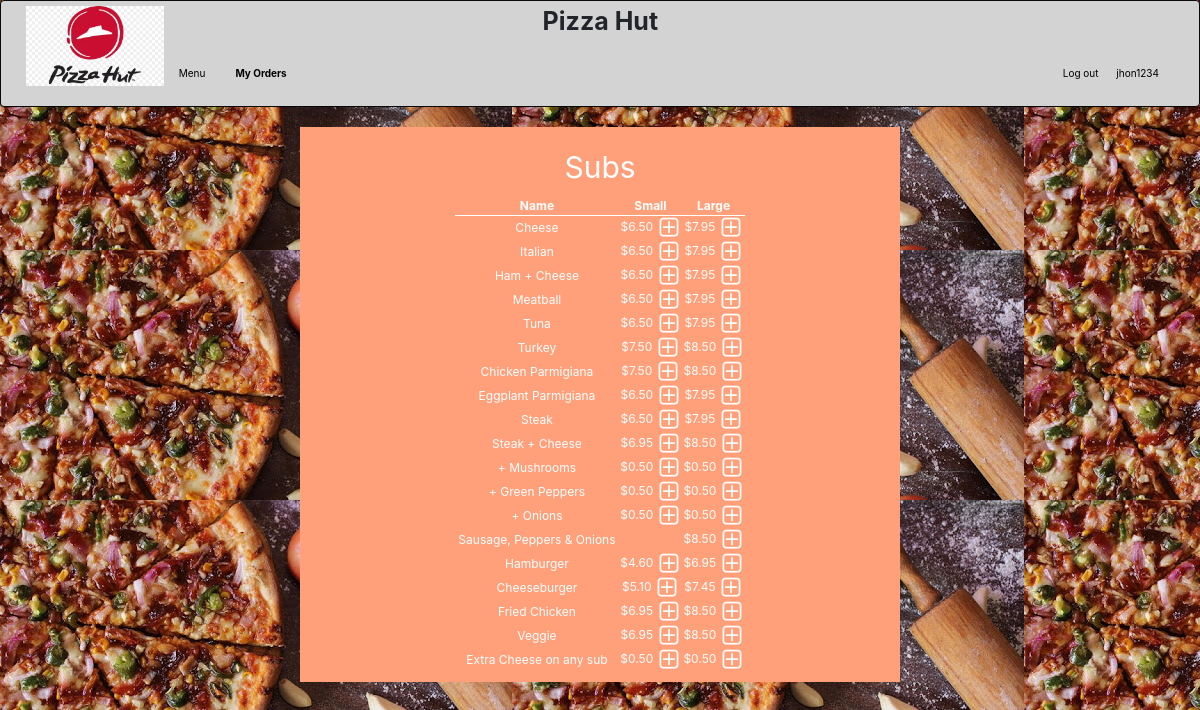
Screenshot of /menu/Subs (signed in) with the database file from the repository.
### orders/models.py (models this page shows, shortened)
class Sub(models.Model):
    name=models.CharField(max_length=64)
    small=models.DecimalField(max_digits=4,decimal_places=2,null=True,blank=True)
    large=models.DecimalField(max_digits=4,decimal_places=2)

### orders/views.py (the view)
# urls.py: path("menu/<str:category>", views.menu, name="menu"),
def menu(request,category):
    menu,columns=findTable(category)
    order_number=User_order.objects.get(user=request.user,status='initiated').order_number
    context = {
        "user":request.user,
        "Checkout":Order2.objects.filter(user=request.user,number=order_number),
        "Checkout_category":Order2.objects.filter(user=request.user,number=order_number).values_list('category').distinct(),
        "Total":list(Order2.objects.filter(user=request.user,number=order_number).aggregate(Sum('price')).values())[0],
        "Category": Category.objects.all(),
        "Active_category":category,
        "Menu": menu,
        "Columns":columns,
        "Topping_price": 0.00,
        "Order_number":order_number
    }
    return render(request,"menu.html",context)

### orders/models.py (called while the page is built)
    def __str__(self):
        return f"{self.name}"

### orders/views.py (called while the page is built)
def findTable(category):
    if category == "Regular Pizza":
        menu=Regular_pizza.objects.all()
        columns=3
    elif category == "Sicilian Pizza":
        menu=Sicilian_pizza.objects.all()
        columns=3
    elif category == "Toppings":
        menu=Topping.objects.all()
        columns=1
    elif category == "Subs":
        menu=Sub.objects.all()
        columns=3
    elif category == "Pasta":
        menu=Pasta.objects.all()
        columns=2
    elif category == "Salad":
        menu=Salad.objects.all()
        columns=2
    elif category == "Dinner Platters":
        menu=Dinner_platter.objects.all()
        columns=3
    return menu,columns

### orders/templates/menu.html (shortened to what this page needs)
{% extends "layout.html" %}
{% block body%}
<div class='p-3'>
    <table class='table-small w-50 mx-auto text-center '>
        <caption style='caption-side:top;color:white;font-size: 30px;text-align: center'>{{Active_category}}</caption>
        {% if Columns == 3 %}
        <thead class='thead-light'>
            <tr >
                <th>Name</th>
                <th>Small</th>
                <th>Large</th>
            </tr>
        </thead>
        <tbody>
            {% for row in Menu %}
            <tr>
                {% load static %}
                <td>{{row.name}}</td>
                {% if row.small == None %}
                    <td></td>
                {% else %}
                    <td>${{row.small}}&nbsp;<a href="{% url 'add' Active_category row.name row.small %}"><img class='plus' src="{% static 'plus.png' %}"></a></td>
                {% endif %}
                <td>${{row.large}}&nbsp;<a href="{% url 'add' Active_category row.name row.large %}"><img class='plus' src="{% static 'plus.png' %}"></a></td>
            </tr>
            {% endfor %}
        </tbody>
        {% endif %}
    </table>
</div>
{% endblock %}

### orders/templates/layout.html (shortened to what this page needs)
<!DOCTYPE html>
<html style="height:100%">
<head>
  {% load static %}
  <link rel="stylesheet" type="text/css" href="{% static 'styles.css' %}">
  <link rel="stylesheet" href="https://maxcdn.bootstrapcdn.com/bootstrap/4.1.3/css/bootstrap.min.css">
  <link rel="stylesheet" href="https://maxcdn.bootstrapcdn.com/bootstrap/3.4.0/css/bootstrap.min.css">
  <link rel="stylesheet" href="https://stackpath.bootstrapcdn.com/bootstrap/4.2.1/css/bootstrap.min.css"
>
</head>
<body style="height:100%; background-image: url(/static/pizzareal.jpg);">
  {% if Category %}
  {% if not user.is_superuser %}
  <nav class="navbar navbar-inverse" style="background-color: lightgray;">
    <div class="collapse navbar-collapse" id="navbarNavDropdown">
      <img style="width:12%;max-height: -webkit-fill-available; float:left" src="/static/pizzahot.jpg">
      <div>
        <h1 style="margin-left:45%"><strong>Pizza Hut</strong></h1>
      </div>
      <div style="color:black">
        <ul class="mr-auto">
          <li class="nav-item dropdown">
            <a class=" navbar-text" href="#" id="navbarDropdownMenuLink" role="button" data-toggle="dropdown" style="color:black">
              <stronng>Menu</stronng>
            </a>
          </li>
          <li class="nav-item dropdown">
            <a class="navbar-text" href="{% url 'my_orders' Order_number %}" style="color:black"><strong>My Orders</strong></a>
          </li>
        </ul>
        <ul class="ml-auto">
          <a class="ml-auto navbar-text" href=# style="color:black; float:right">{{user.username}}</a>
          <a class="ml-auto navbar-text" href="{% url 'logout' %}" style="color:black; float:right" > Log out&nbsp;</a>
        </ul>
      </div>
    </div>
  </nav>
  <div id='center_box' class='w-50  mx-auto  '>
    {% block body%}
    {% endblock %}
  </div>
  {% endif %}
  {% endif %}
</body>
</html>

### orders/static/styles.css (style rules this page uses)
#center_box { background-color:lightsalmon; color: white; font-size: 12px; }
th { border-bottom: 1px solid white; }
li { list-style-type: none; }

### rows the page displays
Sub: name "Cheese", small "6.50", large "7.95"
Sub: name "Italian", small "6.50", large "7.95"
Sub: name "Ham + Cheese", small "6.50", large "7.95"
Sub: name "Meatball", small "6.50", large "7.95"
Sub: name "Tuna", small "6.50", large "7.95"
Sub: name "Turkey", small "7.50", large "8.50"
Sub: name "Chicken Parmigiana", small "7.50", large "8.50"
Sub: name "Eggplant Parmigiana", small "6.50", large "7.95"
Sub: name "Steak", small "6.50", large "7.95"
Sub: name "Steak + Cheese", small "6.95", large "8.50"
Sub: name "+ Mushrooms", small "0.50", large "0.50"
Sub: name "+ Green Peppers", small "0.50", large "0.50"
Sub: name "+ Onions", small "0.50", large "0.50"
Sub: name "Sausage, Peppers & Onions", large "8.50"
Sub: name "Hamburger", small "4.60", large "6.95"
Sub: name "Cheeseburger", small "5.10", large "7.45"
Sub: name "Fried Chicken", small "6.95", large "8.50"
Sub: name "Veggie", small "6.95", large "8.50"
Sub: name "Extra Cheese on any sub", small "0.50", large "0.50"

### other values shown
{{ user.username }} "jhon1234"
{{ Active_category }} "Subs"
